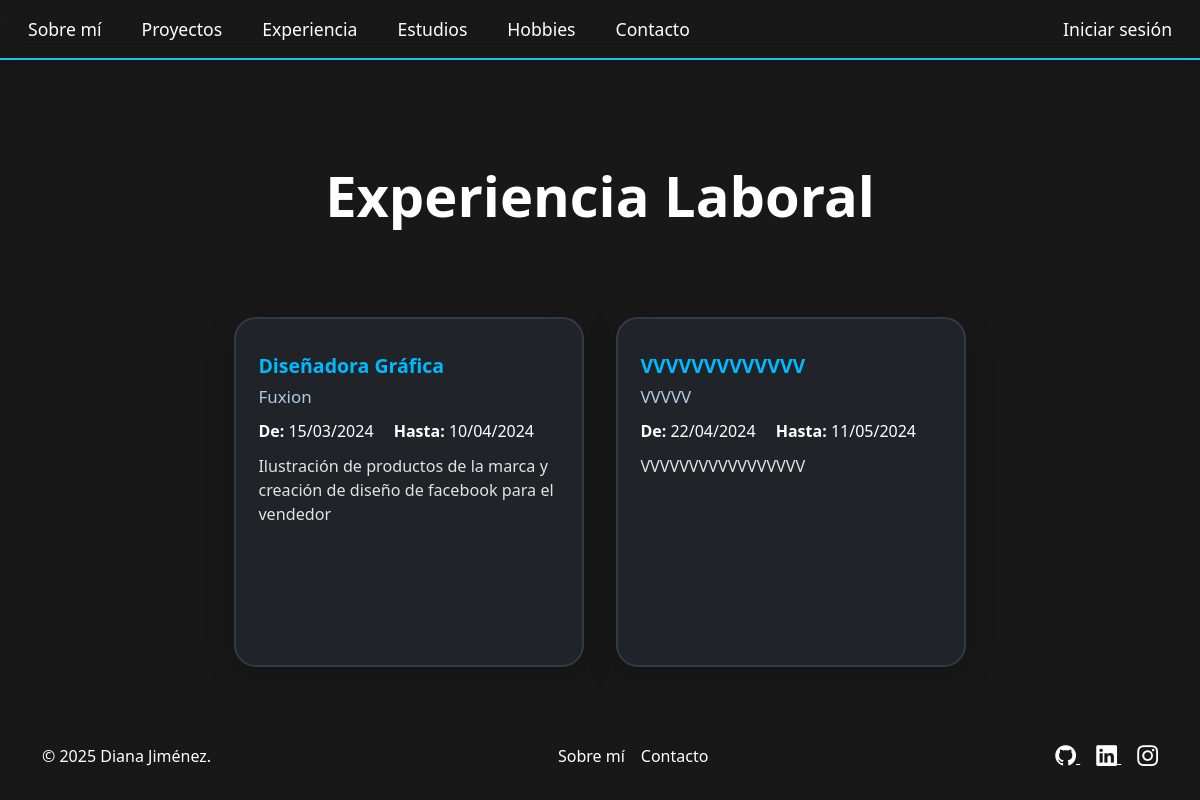
The page /experiencia/ on the database its author committed.
### portafolio_app/models.py (models this page shows, shortened)
class ExperienciaLaboral(models.Model):
    puesto = models.CharField(max_length=100)
    empresa = models.CharField(max_length=100)
    fecha_inicio = models.DateField()
    fecha_fin = models.DateField(null=True, blank=True)
    descripcion = models.TextField()

### portafolio_app/views.py (the view)
# urls.py: path('experiencia/', views.lista_experiencia, name='lista_experiencia'),
def lista_experiencia(request):
    experiencia = ExperienciaLaboral.objects.all()
    return render(request, 'portafolio/lista_experiencia.html', {'experiencia': experiencia})

### portafolio_app/templates/portafolio/lista_experiencia.html (shortened to what this page needs)
{% extends 'portafolio/base.html' %}
{% load static %}
{% block contenido %}
<div class="container experiencia-contenedor">
    <h1 class="display-4 fw-bold gradient-text text-center mt-5 mb-5">Experiencia Laboral</h1>
    <div class="card-list-grid">
        {% for exp in experiencia %}
        <div class="card-custom">
            <div class="card-title-main">{{ exp.puesto }}</div>
            <div class="card-title-secondary">{{ exp.empresa }}</div>
            <div class="card-dates">
                <span class="fw-bold">De:</span> {{ exp.fecha_inicio|date:"d/m/Y" }}
                <span class="fw-bold ms-3">Hasta:</span>
                {% if exp.fecha_fin %}
                {{ exp.fecha_fin|date:"d/m/Y" }}
                {% else %}
                Actual
                {% endif %}
            </div>
            <div class="card-description">{{ exp.descripcion }}</div>
        </div>
        {% empty %}
        <div class="col-12 text-center text-muted">
            <p>No hay experiencias registradas.</p>
        </div>
        {% endfor %}
    </div>
</div>
{% endblock %}

### static/css/styles.css (style rules this page uses)
html, body { min-height: 100vh; background: #181818; }
body { display: flex; flex-direction: column; height: 100vh; color: #fff; }
body, h1, h2, h3, h4, h5, h6, p, ul, ol, li, label, span, a, .lead { color: #fff; }

### static/css/estudios.css (style rules this page uses)
body { background: #181818; }

### static/css/experiencia.css (style rules this page uses)
.experiencia-contenedor { display: flex; flex-direction: column; align-items: center; justify-content: center; }

### static/css/tarjetas.css (style rules this page uses)
.card-list-grid { display: flex; flex-wrap: wrap; gap: 36px 32px; justify-content: center; align-items: stretch; margin-top: 2.5rem; }
.card-custom { background: #202328; border: 2px solid #2f3a4a; border-radius: 22px; box-shadow: 0 8px 32px rgba(0, 0, 0, 0.17); padding: 2rem 1.4rem 1.4rem 1.4rem; width: 350px; min-width: 350px; max-width: 350px; height: 350px; min-height: 350px; max-height: 350px; transition: transform 0.23s, box-shadow 0.23s; position: relative; color: #fff; display: flex; flex-direction: column; justify-content: flex-start; align-items: stretch; overflow: hidden; }
.card-title-main { color: #00baff; font-weight: bold; font-size: 1.22rem; margin-bottom: 0.2rem; }
.card-title-secondary { color: #b2c9e6; font-size: 1.06rem; font-weight: 500; margin-bottom: 0.6rem; }
.card-dates { font-size: 1rem; margin-bottom: 0.7rem; }
.card-description { font-size: 1.01rem; color: #e2e2e2; margin-bottom: 1.1rem; overflow: hidden; text-overflow: ellipsis; display: -webkit-box; -webkit-line-clamp: 5; -webkit-box-orient: vertical; line-clamp: 5; }

### rows shown on the page
ExperienciaLaboral: puesto "Diseñadora Gráfica", empresa "Fuxion", fecha_inicio "15/03/2024", fecha_fin "10/04/2024", descripcion "Ilustración de productos de la marca y creación de diseño de facebook para el vendedor"
ExperienciaLaboral: puesto "VVVVVVVVVVVVV", empresa "VVVVV", fecha_inicio "22/04/2024", fecha_fin "11/05/2024", descripcion "VVVVVVVVVVVVVVVVV"
